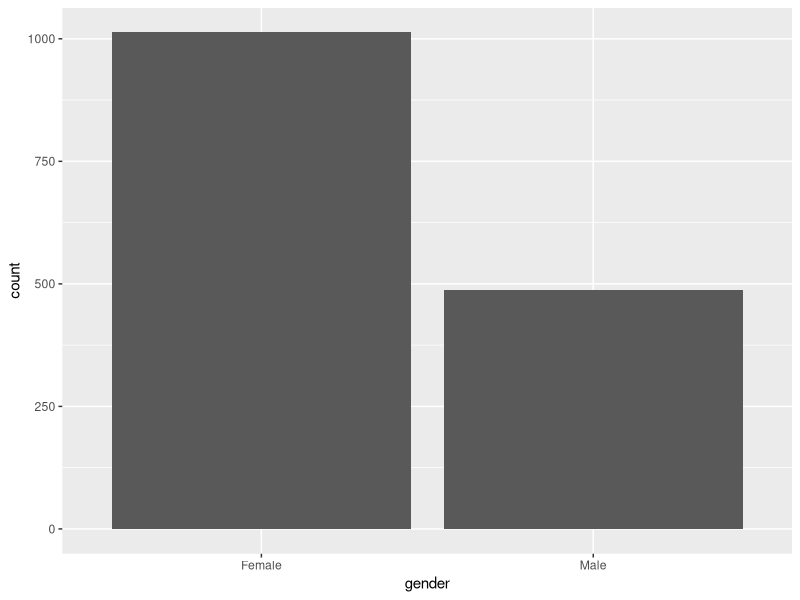
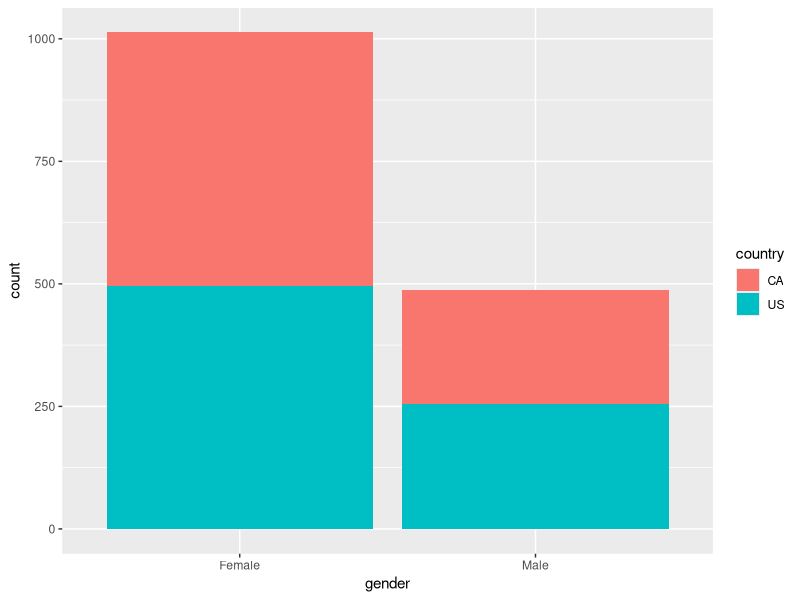
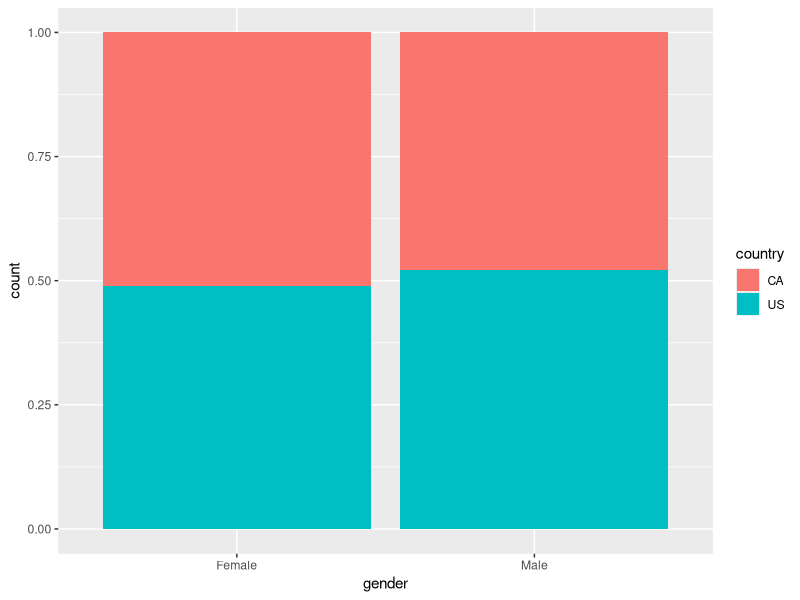
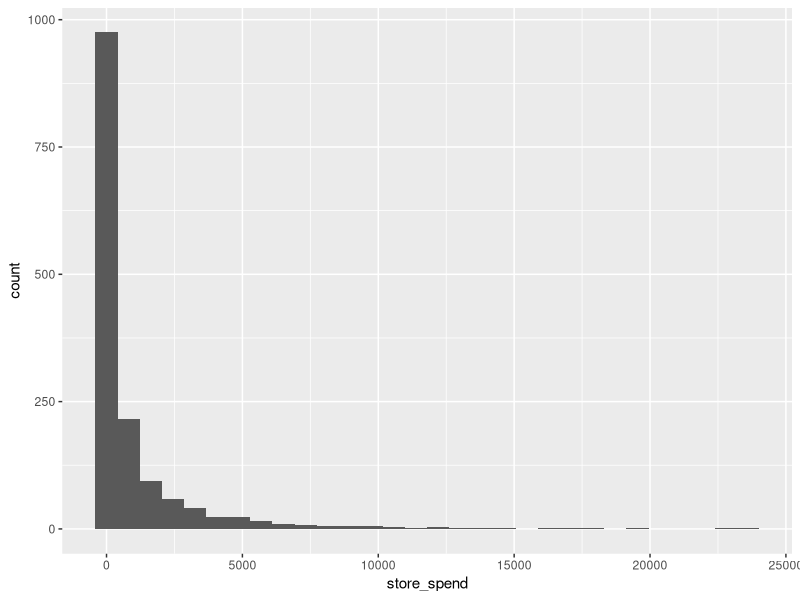
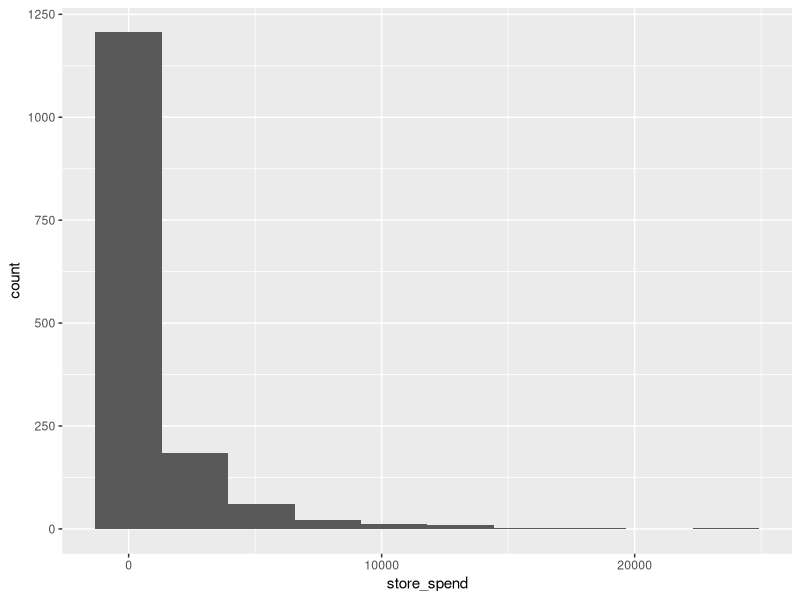
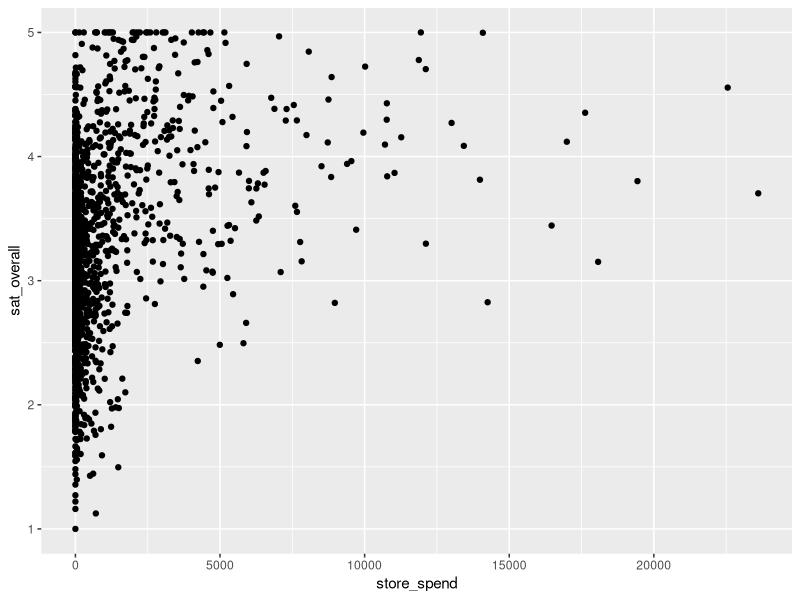
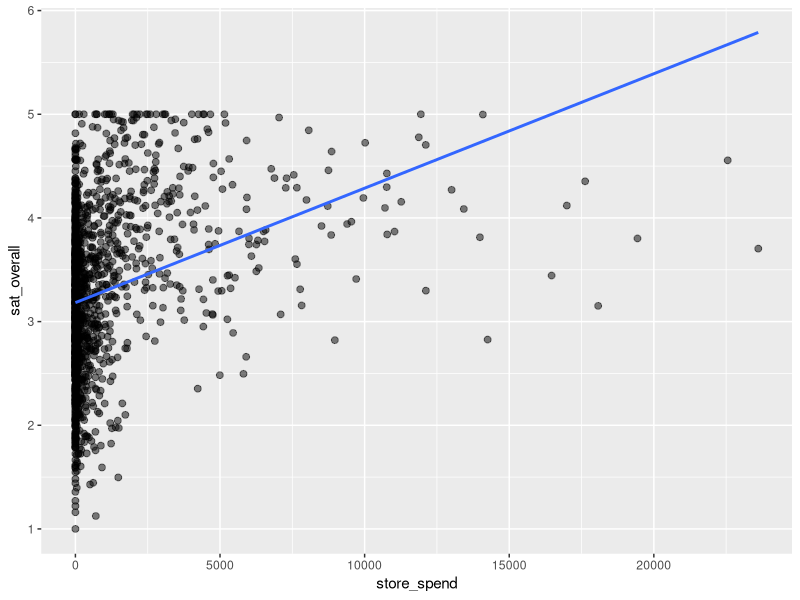
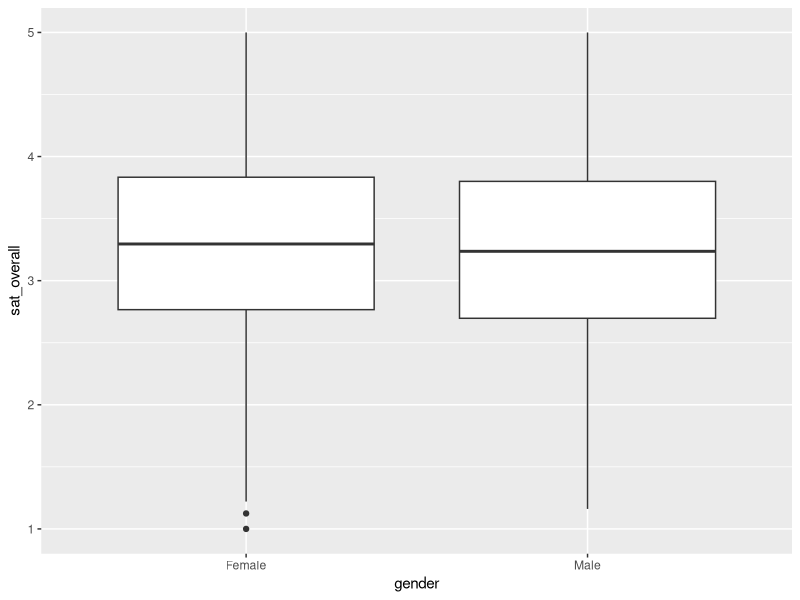

Recreate these plots in R, in order.
# R and Data Manipulation -------------------------------------------------
# Load the Tidyverse
library(tidyverse)

# Importing Data
store_data <- read_csv("store_data.csv")

# Data Frames
store_data

# Filter Observations
store_data %>% 
  filter(gender == "Female")

store_data %>% 
  filter(store_spend > 100)

store_data %>% 
  filter(gender == "Female", store_spend > 100)

# Arrange Observations
store_data %>% 
  arrange(store_trans)

store_data %>% 
  arrange(desc(store_trans))

# Selecting Variables
store_data %>% 
  select(store_spend, age, gender)

# Mutating Variables
store_data %>% 
  mutate(store_spend = store_spend / 100)

# Joining Data Frames
sat_data <- read_csv("sat_data.csv")

crm_data <- store_data %>% 
  left_join(sat_data, by = "id")

crm_data

# Data Description and Visualization --------------------------------------
# Describing Discrete Data
crm_data %>% 
  count(gender)

crm_data %>% 
  count(gender, country)

# Visualizing Discrete Data
ggplot(crm_data, aes(x = gender)) +
  geom_bar()

ggplot(crm_data, aes(x = gender, fill = country)) +
  geom_bar()

ggplot(crm_data, aes(x = gender, fill = country)) +
  geom_bar(position = "fill")

# Describing Continuous Data
crm_data %>% 
  summarize(avg_store_spend = mean(store_spend))

crm_data %>% 
  summarize(
    avg_store_spend = mean(store_spend),
    avg_sat_overall = mean(sat_overall)
  )

# Visualizing Continuous Data
ggplot(crm_data, aes(x = store_spend)) +
  geom_histogram()

ggplot(crm_data, aes(x = store_spend)) +
  geom_histogram(bins = 10)

crm_data %>% 
  ggplot(aes(x = store_spend, y = sat_overall)) +
  geom_point()

ggplot(crm_data, aes(x = store_spend, y = sat_overall)) +
  geom_point(size = 2, alpha = 0.5) +
  geom_smooth(method = "lm", se = FALSE)

# Describing Discrete and Continuous Data
crm_data %>% 
  group_by(gender, country) %>% 
  summarize(
    n = n(),
    avg_store_spend = mean(store_spend),
    avg_sat_overall = mean(sat_overall)
  ) %>% 
  arrange(desc(avg_store_spend))

crm_data %>% 
  group_by(gender) %>% 
  summarize(n = n())

# Visualizing Discrete and Continuous Data
crm_data %>%   
  ggplot(aes(x = gender, y = sat_overall)) +
  geom_boxplot()

crm_data %>%   
  ggplot(aes(x = sat_overall, fill = gender)) +
  geom_density(alpha = 0.5)

crm_data %>% 
  ggplot(aes(
    x = log(store_spend + 1), 
    y = sat_overall,
    color = gender
  )) +
  geom_jitter(size = 2, alpha = 0.5) +
  geom_smooth(method = "lm", se = FALSE) +
  facet_wrap(~ country) +
  ggtitle("Store Spend by Overall Satisfaction")

# Cleaning Data and Summarization -----------------------------------------
# Gather and Spread Columns
online_data <- read_csv("online_data.csv")

online_data <- online_data %>% 
  gather(
    key = week,
    value = visits,
    week1_visit:week4_visit
  )

online_data

online_data %>% 
  spread(key = week, value = visits)

# Separate and Unite Columns
online_data <- online_data %>% 
  separate(year_mo, c("year", "month"))

online_data

online_data %>% 
  unite(year_mo, year, month)

# Wrangling <--> Summarization
online_data %>% 
  group_by(id) %>% 
  summarize(total_visits = sum(visits)) %>% 
  left_join(sat_data, by = "id") %>% 
  ggplot(aes(x = total_visits, y = sat_overall, color = country)) +
  geom_point(size = 2, alpha = 0.5) + 
  geom_smooth(method = "lm", se = FALSE)

online_data %>% 
  group_by(id) %>% 
  summarize(total_visits = sum(visits)) %>% 
  left_join(sat_data, by = "id") %>% 
  ggplot(aes(x = total_visits, y = sat_overall)) +
  geom_point(size = 2, alpha = 0.5, aes(color = country)) + 
  geom_smooth(method = "lm", se = FALSE)

